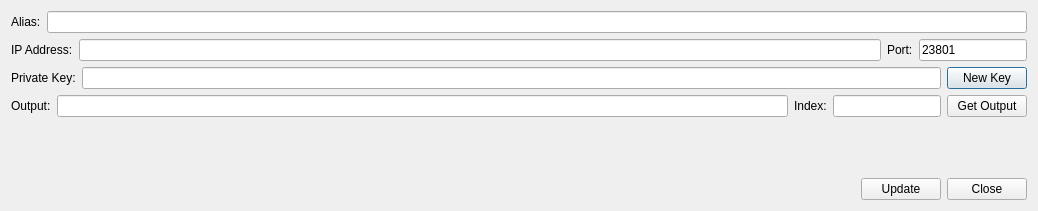
<?xml version="1.0" encoding="UTF-8"?>
<ui version="4.0">
 <class>znsetup</class>
 <widget class="QDialog" name="znsetup">
  <property name="geometry">
   <rect>
    <x>0</x>
    <y>0</y>
    <width>1038</width>
    <height>211</height>
   </rect>
  </property>
  <property name="windowTitle">
   <string>ZeroNode Setup</string>
  </property>
  <layout class="QVBoxLayout" name="verticalLayout">
   <item>
    <layout class="QVBoxLayout" name="verticalLayout_4">
     <item>
      <layout class="QHBoxLayout" name="horizontalLayout">
       <item>
        <widget class="QLabel" name="label_3">
         <property name="text">
          <string>Alias:</string>
         </property>
        </widget>
       </item>
       <item>
        <widget class="QLineEdit" name="txtZNAlias"/>
       </item>
      </layout>
     </item>
     <item>
      <layout class="QHBoxLayout" name="horizontalLayout_2">
       <item>
        <widget class="QLabel" name="label_5">
         <property name="text">
          <string>IP Address:</string>
         </property>
        </widget>
       </item>
       <item>
        <widget class="QLineEdit" name="txtZNIpAddress"/>
       </item>
       <item>
        <widget class="QLabel" name="label_7">
         <property name="text">
          <string>Port:</string>
         </property>
        </widget>
       </item>
       <item>
        <widget class="QLineEdit" name="txtZNPort">
         <property name="sizePolicy">
          <sizepolicy hsizetype="Fixed" vsizetype="Fixed">
           <horstretch>0</horstretch>
           <verstretch>0</verstretch>
          </sizepolicy>
         </property>
         <property name="text">
          <string>23801</string>
         </property>
        </widget>
       </item>
      </layout>
     </item>
     <item>
      <layout class="QHBoxLayout" name="horizontalLayout_3">
       <item>
        <widget class="QLabel" name="label_2">
         <property name="text">
          <string>Private Key:</string>
         </property>
        </widget>
       </item>
       <item>
        <widget class="QLineEdit" name="txtZNPrivateKey"/>
       </item>
       <item>
        <layout class="QVBoxLayout" name="verticalLayout_2">
         <item>
          <widget class="QPushButton" name="btnZNNewPrivKey">
           <property name="text">
            <string>New Key</string>
           </property>
          </widget>
         </item>
        </layout>
       </item>
      </layout>
     </item>
     <item>
      <layout class="QHBoxLayout" name="horizontalLayout_4">
       <item>
        <widget class="QLabel" name="label">
         <property name="text">
          <string>Output:</string>
         </property>
        </widget>
       </item>
       <item>
        <widget class="QLineEdit" name="txtZNOutput"/>
       </item>
       <item>
        <widget class="QLabel" name="label_6">
         <property name="text">
          <string>Index:</string>
         </property>
        </widget>
       </item>
       <item>
        <widget class="QLineEdit" name="txtZNIndex">
         <property name="sizePolicy">
          <sizepolicy hsizetype="Fixed" vsizetype="Fixed">
           <horstretch>0</horstretch>
           <verstretch>0</verstretch>
          </sizepolicy>
         </property>
         <property name="minimumSize">
          <size>
           <width>0</width>
           <height>0</height>
          </size>
         </property>
        </widget>
       </item>
       <item>
        <layout class="QVBoxLayout" name="verticalLayout_3">
         <item>
          <widget class="QPushButton" name="btnZNGetOutput">
           <property name="text">
            <string>Get Output</string>
           </property>
          </widget>
         </item>
        </layout>
       </item>
      </layout>
     </item>
     <item>
      <spacer name="verticalSpacer_2">
       <property name="orientation">
        <enum>Qt::Vertical</enum>
       </property>
       <property name="sizeHint" stdset="0">
        <size>
         <width>20</width>
         <height>40</height>
        </size>
       </property>
      </spacer>
     </item>
     <item>
      <layout class="QHBoxLayout" name="horizontalLayout_5">
       <item>
        <spacer name="horizontalSpacer">
         <property name="orientation">
          <enum>Qt::Horizontal</enum>
         </property>
         <property name="sizeHint" stdset="0">
          <size>
           <width>40</width>
           <height>20</height>
          </size>
         </property>
        </spacer>
       </item>
       <item>
        <widget class="QPushButton" name="btnZNUpdate">
         <property name="text">
          <string>Update</string>
         </property>
        </widget>
       </item>
       <item>
        <widget class="QPushButton" name="btnZNUpdateClose">
         <property name="text">
          <string>Close</string>
         </property>
        </widget>
       </item>
      </layout>
     </item>
    </layout>
   </item>
  </layout>
 </widget>
 <resources/>
 <connections/>
</ui>
